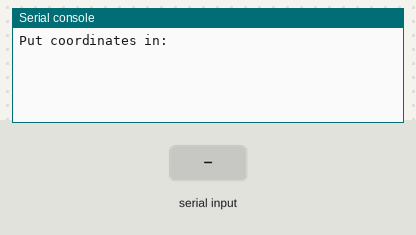
A program run on a simulated Raspberry Pi Pico running CircuitPython. Shown: the last lines printed to the serial console. The test bench sets the inputs (shaded band).

Above: at 1.2 s.
1.3 s: "0" typed at the serial console, then Enter
At 1.8 s:
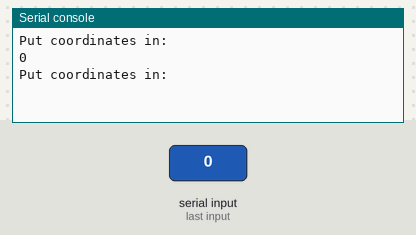
2.8 s: "5" typed at the serial console, then Enter
At 4.0 s:
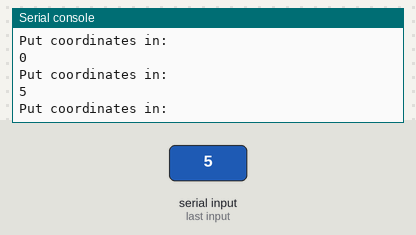
4.3 s: "90" typed at the serial console, then Enter
At 5.3 s:
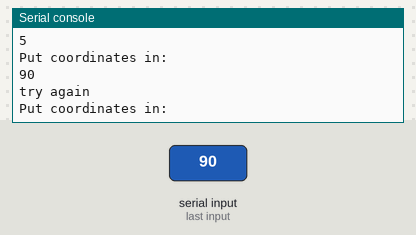

The program:

upload-test.py
```python
#type: ignore
import math
import board
from adafruit_display_shapes.triangle import Triangle
from adafruit_display_shapes.line import Line
from adafruit_display_shapes.circle import Circle
import board
import busio
import displayio
import adafruit_displayio_ssd1306
import adafruit_mpu6050


displayio.release_displays()
sda_pin = board.GP14
scl_pin = board.GP15
i2c = busio.I2C(scl_pin, sda_pin)
display_bus = displayio.I2CDisplay(i2c, device_address=0x3d, reset=board.GP18)
display = adafruit_displayio_ssd1306.SSD1306(display_bus, width=128, height=64)
mpu = adafruit_mpu6050.MPU6050(i2c, address=0x68)

def triangle_area(val1,val2,val3):

    try:

        val1 = val1.split(",")
        val2 = val2.split(",")
        val3 = val3.split(",")

        x1=float(val1[0])
        y1=float(val1[1])
        x2=float(val2[0])
        y2= float(val2[1])
        x3= float(val3[0])
        y3= float(val3[1])

        area = (abs(x1*(y2-y3)+x2*(y3-y1)+x3*(y1-y2)))/2
        print ({x1}, {y1}), ({x2}, {y2}), ({x3}, {y3})

        print(val1)
        print(val2)
        print(val3)

        splash = displayio.Group()

        hline = Line(64,0,64,64, color=0xFFFF00)
        splash.append(hline)

        circle = Circle(64, 32, 5, outline=0xFFFF00)
        splash.append(circle)

        triangle = Triangle(int(x1)+64, -int(y1)+32, int(x2)+64, -int(y2)+32, int(x3)+64, -int(y3)+32, outline=0xFFFF00)
        splash.append(triangle)
        display.show(splash)
        return area


    except:
        print("try again")

        area= 0
        return area


while True:
    val1 = input("Put coordinates in: ")
    val2 = input("Put coordinates in: ")
    val3 = input("Put coordinates in: ")

    area= triangle_area(val1,val2,val3)

    if area==0:
        continue
    else:
        print("The area of the triangle with vertices: ")
        print(area)
```

Measured:
- after the input at 1.3 s, the serial console: prints a new line at once (image 1)
- after the input at 2.8 s, the serial console: prints a new line at once (image 2)
- after the input at 4.3 s, the serial console: prints a new line at once (image 3)
